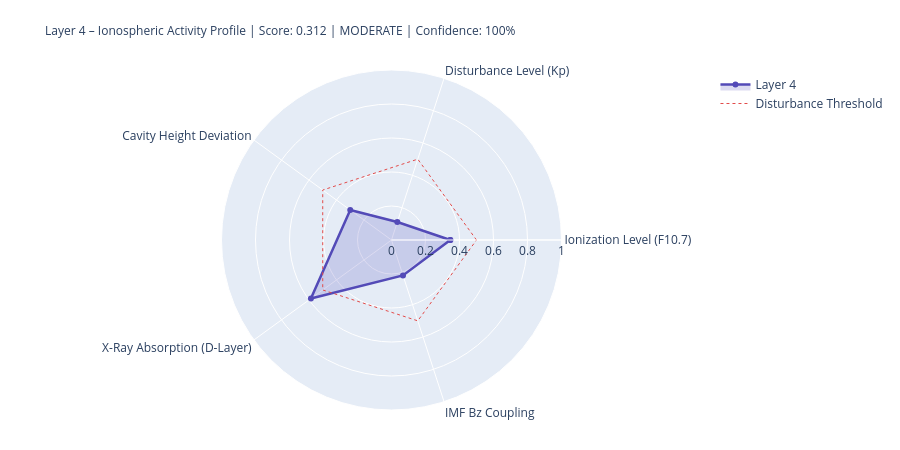

The notebook cell saved with this chart:
### Markdown cell above
---
## 4. State Assessment & Handoff to Layer 5

### Code cell
# ============================================================
# LAYER-4-SCORE
# ============================================================

COMPONENTS = {
    'Ionization Level (F10.7)':    {'score': ioniz,       'source': 'primary' if f107_now else 'from_layer0', 'dynamic': True},
    'Disturbance Level (Kp)':          {'score': disturb,     'source': 'primary' if kp_now   else 'from_layer0', 'dynamic': True},
    'Cavity Height Deviation':    {'score': h_dev,       'source': 'derived',                                'dynamic': True},
    'X-Ray Absorption (D-Layer)':{'score': xray_ioniz,  'source': 'primary' if xray_now else 'missing',     'dynamic': True},
    'IMF Bz Coupling':             {'score': bz_coupling, 'source': 'primary' if bz_now   else 'from_layer0', 'dynamic': True},
}

available    = {k: v['score'] for k, v in COMPONENTS.items() if v['score'] is not None}
unavailable  = [k for k, v in COMPONENTS.items() if v['score'] is None]
layer4_score = round(sum(available.values()) / len(available), 4) if available else None
confidence   = round(len(available) / len(COMPONENTS), 2)
level = ('unknown' if layer4_score is None
         else 'quiet'   if layer4_score < 0.3
         else 'moderate' if layer4_score < 0.6
         else 'active')
dominant_l4 = max(available, key=available.get) if available else 'none'

# Resonance delta for Schumann SR-1
sr1_ref = schumann_freq(1, 80.0)
sr1_now = schumann_freq(1, h_eff)
sr1_delta_mhz = (sr1_now - sr1_ref) * 1000

# Propagation conditions
prop_cond = ('disturbed'   if kp_val > 4
             else 'unsettled' if kp_val > 2
             else 'normal')
if xray_class in ['X', 'M']:
    prop_cond = 'Radio-Blackout moeglich'

W = 68
print('=' * W)
print('LAYER 4 – IONOSPHERE – STATE ASSESSMENT')
print('=' * W)
for name, comp in COMPONENTS.items():
    s = comp['score']
    if s is not None:
        bar = '█' * int(s * 20) + '░' * (20 - int(s * 20))
        print(f'  {name:<36} {bar}  {s:.3f}  [{comp["source"]}]')
    else:
        print(f'  {name:<36} {"─" * 20}  n/a   [missing]')
print('-' * W)
print(f'  Score:          {layer4_score:.3f}  ({len(available)}/{len(COMPONENTS)} components)')
print(f'  Confidence:     {confidence:.0%}')
print(f'  Level:          {level.upper()}')
print(f'  Dominant:       {dominant_l4}')
print(f'  Cavity height:  {h_eff:.1f} km  (Ref: 80.0 km)')
print(f'  SR-1:           {sr1_now:.3f} Hz  (Δ {sr1_delta_mhz:+.1f} mHz vs. ref)')
print(f'  Propagation:    {prop_cond}')
print(f'  X-Ray:          {xray_class}-class  ({xray_now:.2e} W/m²)' if xray_now else '  X-Ray:          n/a')
print('=' * W)

# Radar
cats   = list(available.keys())
vals_r = list(available.values())
if len(cats) >= 3:
    fig = go.Figure()
    fig.add_trace(go.Scatterpolar(
        r=vals_r + [vals_r[0]], theta=cats + [cats[0]],
        fill='toself', fillcolor='rgba(83,74,183,0.20)',
        line=dict(color='#534AB7', width=2.5), name='Layer 4'
    ))
    fig.add_trace(go.Scatterpolar(
        r=[0.5] * (len(cats)+1), theta=cats + [cats[0]],
        line=dict(color='#E24B4A', dash='dot', width=1),
        mode='lines', name='Disturbance Threshold'
    ))
    fig.update_layout(
        title=dict(
            text=f'Layer 4 – Ionospheric Activity Profile | Score: {layer4_score:.3f} | {level.upper()} | Confidence: {confidence:.0%}',
            font=dict(size=12)
        ),
        polar=dict(radialaxis=dict(visible=True, range=[0, 1])),
        height=450, showlegend=True,
        margin=dict(l=80, r=80, t=70, b=40)
    )
    fig.show()

### Figure 1 — Plotly figure (JSON) as saved in the notebook; plotly's stock layout.template omitted (floating-point values rounded to 4 significant figures)
{"data": [{"fill": "toself", "fillcolor": "rgba(83,74,183,0.20)", "line": {"color": "#534AB7", "width": 2.5}, "name": "Layer 4", "r": [0.346, 0.111, 0.3, 0.586, 0.219, 0.346], "theta": ["Ionization Level (F10.7)", "Disturbance Level (Kp)", "Cavity Height Deviation", "X-Ray Absorption (D-Layer)", "IMF Bz Coupling", "Ionization Level (F10.7)"], "type": "scatterpolar"}, {"line": {"color": "#E24B4A", "dash": "dot", "width": 1}, "mode": "lines", "name": "Disturbance Threshold", "r": [0.5, 0.5, 0.5, 0.5, 0.5, 0.5], "theta": ["Ionization Level (F10.7)", "Disturbance Level (Kp)", "Cavity Height Deviation", "X-Ray Absorption (D-Layer)", "IMF Bz Coupling", "Ionization Level (F10.7)"], "type": "scatterpolar"}], "layout": {"height": 450, "margin": {"b": 40, "l": 80, "r": 80, "t": 70}, "polar": {"radialaxis": {"range": [0, 1], "visible": true}}, "showlegend": true, "title": {"font": {"size": 12}, "text": "Layer 4 – Ionospheric Activity Profile | Score: 0.312 | MODERATE | Confidence: 100%"}}}
